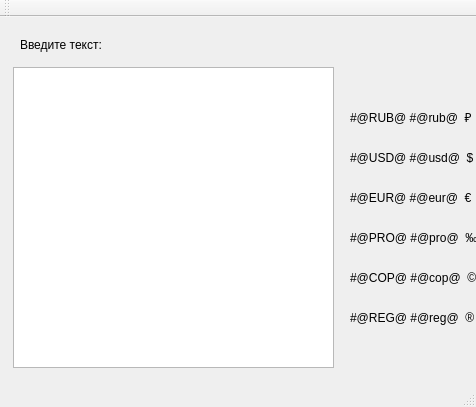
<?xml version="1.0" encoding="UTF-8"?>
<ui version="4.0">
 <class>MainWindow</class>
 <widget class="QMainWindow" name="MainWindow">
  <property name="geometry">
   <rect>
    <x>0</x>
    <y>0</y>
    <width>476</width>
    <height>407</height>
   </rect>
  </property>
  <property name="minimumSize">
   <size>
    <width>476</width>
    <height>407</height>
   </size>
  </property>
  <property name="maximumSize">
   <size>
    <width>476</width>
    <height>407</height>
   </size>
  </property>
  <property name="windowTitle">
   <string>Aufgabe2</string>
  </property>
  <widget class="QWidget" name="centralWidget">
   <widget class="QPlainTextEdit" name="plainTextEdit">
    <property name="geometry">
     <rect>
      <x>13</x>
      <y>50</y>
      <width>321</width>
      <height>301</height>
     </rect>
    </property>
   </widget>
   <widget class="QLabel" name="label">
    <property name="geometry">
     <rect>
      <x>350</x>
      <y>90</y>
      <width>131</width>
      <height>21</height>
     </rect>
    </property>
    <property name="text">
     <string>#@RUB@ #@rub@  ₽</string>
    </property>
   </widget>
   <widget class="QLabel" name="label_2">
    <property name="geometry">
     <rect>
      <x>350</x>
      <y>210</y>
      <width>131</width>
      <height>21</height>
     </rect>
    </property>
    <property name="text">
     <string>#@PRO@ #@pro@  ‰</string>
    </property>
   </widget>
   <widget class="QLabel" name="label_3">
    <property name="geometry">
     <rect>
      <x>350</x>
      <y>250</y>
      <width>131</width>
      <height>21</height>
     </rect>
    </property>
    <property name="text">
     <string>#@COP@ #@cop@  © </string>
    </property>
   </widget>
   <widget class="QLabel" name="label_4">
    <property name="geometry">
     <rect>
      <x>350</x>
      <y>290</y>
      <width>131</width>
      <height>21</height>
     </rect>
    </property>
    <property name="text">
     <string>#@REG@ #@reg@  ®</string>
    </property>
   </widget>
   <widget class="QLabel" name="label_5">
    <property name="geometry">
     <rect>
      <x>350</x>
      <y>170</y>
      <width>131</width>
      <height>21</height>
     </rect>
    </property>
    <property name="text">
     <string>#@EUR@ #@eur@  €</string>
    </property>
   </widget>
   <widget class="QLabel" name="label_6">
    <property name="geometry">
     <rect>
      <x>350</x>
      <y>130</y>
      <width>131</width>
      <height>21</height>
     </rect>
    </property>
    <property name="text">
     <string>#@USD@ #@usd@  $</string>
    </property>
   </widget>
   <widget class="QLabel" name="label_7">
    <property name="geometry">
     <rect>
      <x>20</x>
      <y>20</y>
      <width>101</width>
      <height>16</height>
     </rect>
    </property>
    <property name="text">
     <string>Введите текст:</string>
    </property>
   </widget>
  </widget>
  <widget class="QMenuBar" name="menuBar">
   <property name="geometry">
    <rect>
     <x>0</x>
     <y>0</y>
     <width>476</width>
     <height>21</height>
    </rect>
   </property>
  </widget>
  <widget class="QToolBar" name="mainToolBar">
   <attribute name="toolBarArea">
    <enum>TopToolBarArea</enum>
   </attribute>
   <attribute name="toolBarBreak">
    <bool>false</bool>
   </attribute>
  </widget>
  <widget class="QStatusBar" name="statusBar"/>
 </widget>
 <layoutdefault spacing="6" margin="11"/>
 <resources/>
 <connections/>
</ui>
